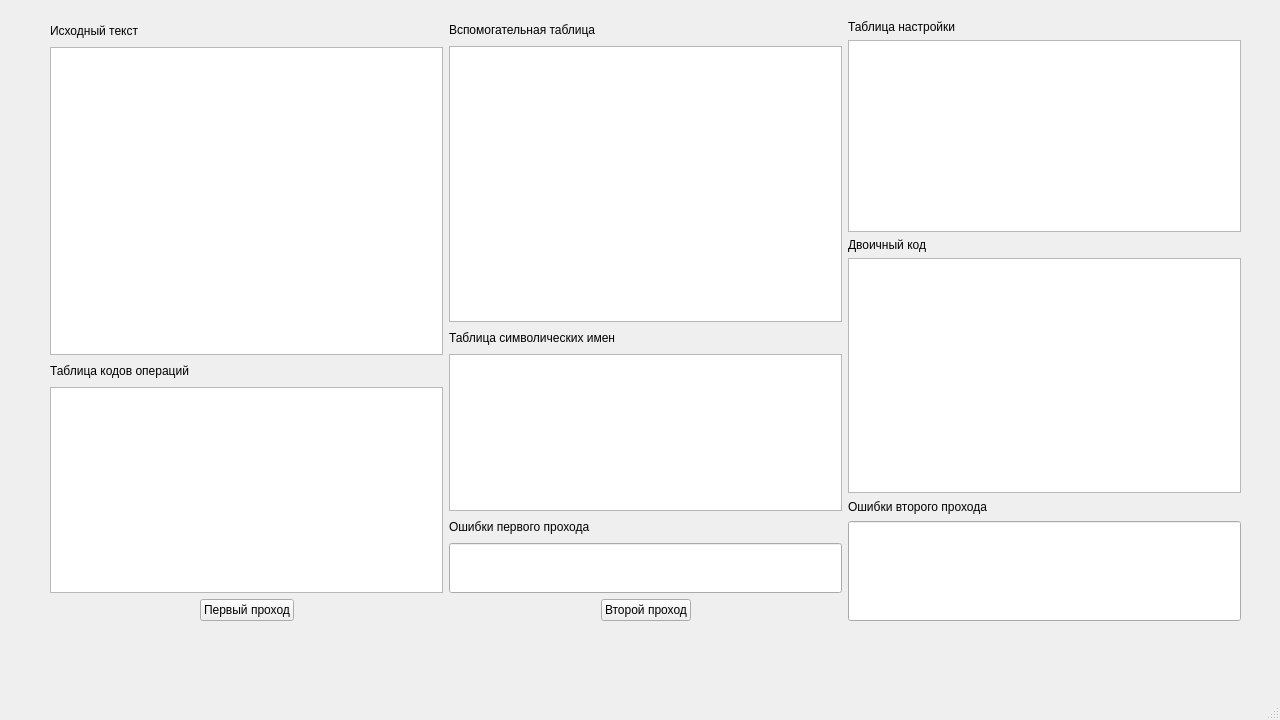
<?xml version="1.0" encoding="UTF-8"?>
<ui version="4.0">
 <class>ApplicationUi</class>
 <widget class="QMainWindow" name="ApplicationUi">
  <property name="geometry">
   <rect>
    <x>0</x>
    <y>0</y>
    <width>1280</width>
    <height>720</height>
   </rect>
  </property>
  <property name="windowTitle">
   <string>MainWindow</string>
  </property>
  <widget class="QWidget" name="centralwidget">
   <widget class="QWidget" name="horizontalLayoutWidget">
    <property name="geometry">
     <rect>
      <x>50</x>
      <y>20</y>
      <width>1191</width>
      <height>601</height>
     </rect>
    </property>
    <layout class="QHBoxLayout" name="horizontalLayout">
     <item>
      <layout class="QVBoxLayout" name="verticalLayout" stretch="1,15,1,10,1">
       <item>
        <widget class="QLabel" name="label">
         <property name="text">
          <string>Исходный текст</string>
         </property>
        </widget>
       </item>
       <item>
        <widget class="QTableWidget" name="sourceCodeTable">
         <property name="verticalScrollBarPolicy">
          <enum>Qt::ScrollBarAlwaysOff</enum>
         </property>
         <property name="horizontalScrollBarPolicy">
          <enum>Qt::ScrollBarAlwaysOff</enum>
         </property>
         <property name="showGrid">
          <bool>true</bool>
         </property>
         <property name="rowCount">
          <number>0</number>
         </property>
         <property name="columnCount">
          <number>4</number>
         </property>
         <attribute name="horizontalHeaderVisible">
          <bool>false</bool>
         </attribute>
         <attribute name="horizontalHeaderMinimumSectionSize">
          <number>0</number>
         </attribute>
         <attribute name="horizontalHeaderDefaultSectionSize">
          <number>97</number>
         </attribute>
         <attribute name="horizontalHeaderHighlightSections">
          <bool>true</bool>
         </attribute>
         <attribute name="verticalHeaderVisible">
          <bool>false</bool>
         </attribute>
         <attribute name="verticalHeaderMinimumSectionSize">
          <number>0</number>
         </attribute>
         <attribute name="verticalHeaderDefaultSectionSize">
          <number>20</number>
         </attribute>
         <column/>
         <column/>
         <column/>
         <column/>
        </widget>
       </item>
       <item>
        <widget class="QLabel" name="label_2">
         <property name="text">
          <string>Таблица кодов операций</string>
         </property>
        </widget>
       </item>
       <item>
        <widget class="QTableWidget" name="codeOperationTable">
         <property name="verticalScrollBarPolicy">
          <enum>Qt::ScrollBarAlwaysOff</enum>
         </property>
         <property name="horizontalScrollBarPolicy">
          <enum>Qt::ScrollBarAlwaysOff</enum>
         </property>
         <property name="rowCount">
          <number>0</number>
         </property>
         <property name="columnCount">
          <number>3</number>
         </property>
         <attribute name="horizontalHeaderVisible">
          <bool>false</bool>
         </attribute>
         <attribute name="horizontalHeaderDefaultSectionSize">
          <number>130</number>
         </attribute>
         <attribute name="verticalHeaderVisible">
          <bool>false</bool>
         </attribute>
         <attribute name="verticalHeaderDefaultSectionSize">
          <number>20</number>
         </attribute>
         <column/>
         <column/>
         <column/>
        </widget>
       </item>
       <item>
        <layout class="QHBoxLayout" name="horizontalLayout_3">
         <item>
          <spacer name="horizontalSpacer">
           <property name="orientation">
            <enum>Qt::Horizontal</enum>
           </property>
           <property name="sizeHint" stdset="0">
            <size>
             <width>40</width>
             <height>20</height>
            </size>
           </property>
          </spacer>
         </item>
         <item>
          <widget class="QPushButton" name="firstPassButton">
           <property name="text">
            <string>Первый проход</string>
           </property>
          </widget>
         </item>
         <item>
          <spacer name="horizontalSpacer_2">
           <property name="orientation">
            <enum>Qt::Horizontal</enum>
           </property>
           <property name="sizeHint" stdset="0">
            <size>
             <width>40</width>
             <height>20</height>
            </size>
           </property>
          </spacer>
         </item>
        </layout>
       </item>
      </layout>
     </item>
     <item>
      <layout class="QVBoxLayout" name="verticalLayout_2" stretch="1,14,1,8,1,3,1">
       <item>
        <widget class="QLabel" name="label_3">
         <property name="text">
          <string>Вспомогательная таблица</string>
         </property>
        </widget>
       </item>
       <item>
        <widget class="QTableWidget" name="helperTable">
         <property name="verticalScrollBarPolicy">
          <enum>Qt::ScrollBarAlwaysOff</enum>
         </property>
         <property name="horizontalScrollBarPolicy">
          <enum>Qt::ScrollBarAlwaysOff</enum>
         </property>
         <property name="editTriggers">
          <set>QAbstractItemView::NoEditTriggers</set>
         </property>
         <property name="rowCount">
          <number>0</number>
         </property>
         <property name="columnCount">
          <number>4</number>
         </property>
         <attribute name="horizontalHeaderVisible">
          <bool>false</bool>
         </attribute>
         <attribute name="verticalHeaderVisible">
          <bool>false</bool>
         </attribute>
         <attribute name="verticalHeaderDefaultSectionSize">
          <number>20</number>
         </attribute>
         <column/>
         <column/>
         <column/>
         <column/>
        </widget>
       </item>
       <item>
        <widget class="QLabel" name="label_4">
         <property name="text">
          <string>Таблица символических имен</string>
         </property>
        </widget>
       </item>
       <item>
        <widget class="QTableWidget" name="symbolicNamesTable">
         <property name="verticalScrollBarPolicy">
          <enum>Qt::ScrollBarAlwaysOff</enum>
         </property>
         <property name="horizontalScrollBarPolicy">
          <enum>Qt::ScrollBarAlwaysOff</enum>
         </property>
         <property name="editTriggers">
          <set>QAbstractItemView::NoEditTriggers</set>
         </property>
         <property name="columnCount">
          <number>2</number>
         </property>
         <attribute name="horizontalHeaderVisible">
          <bool>false</bool>
         </attribute>
         <attribute name="verticalHeaderVisible">
          <bool>false</bool>
         </attribute>
         <attribute name="verticalHeaderDefaultSectionSize">
          <number>20</number>
         </attribute>
         <column/>
         <column/>
        </widget>
       </item>
       <item>
        <widget class="QLabel" name="label_5">
         <property name="text">
          <string>Ошибки первого прохода</string>
         </property>
        </widget>
       </item>
       <item>
        <widget class="QLineEdit" name="firstPassageErrors">
         <property name="minimumSize">
          <size>
           <width>0</width>
           <height>50</height>
          </size>
         </property>
         <property name="readOnly">
          <bool>true</bool>
         </property>
        </widget>
       </item>
       <item>
        <layout class="QHBoxLayout" name="horizontalLayout_4">
         <item>
          <spacer name="horizontalSpacer_3">
           <property name="orientation">
            <enum>Qt::Horizontal</enum>
           </property>
           <property name="sizeHint" stdset="0">
            <size>
             <width>40</width>
             <height>20</height>
            </size>
           </property>
          </spacer>
         </item>
         <item>
          <widget class="QPushButton" name="secondPassButton">
           <property name="text">
            <string>Второй проход</string>
           </property>
          </widget>
         </item>
         <item>
          <spacer name="horizontalSpacer_4">
           <property name="orientation">
            <enum>Qt::Horizontal</enum>
           </property>
           <property name="sizeHint" stdset="0">
            <size>
             <width>40</width>
             <height>20</height>
            </size>
           </property>
          </spacer>
         </item>
        </layout>
       </item>
      </layout>
     </item>
     <item>
      <layout class="QVBoxLayout" name="verticalLayout_3" stretch="0,0,0,15,1,8">
       <item>
        <widget class="QLabel" name="label_7">
         <property name="text">
          <string>Таблица настройки</string>
         </property>
        </widget>
       </item>
       <item>
        <widget class="QTableWidget" name="setupTable">
         <property name="editTriggers">
          <set>QAbstractItemView::NoEditTriggers</set>
         </property>
         <property name="columnCount">
          <number>1</number>
         </property>
         <attribute name="horizontalHeaderVisible">
          <bool>false</bool>
         </attribute>
         <attribute name="verticalHeaderVisible">
          <bool>false</bool>
         </attribute>
         <column/>
        </widget>
       </item>
       <item>
        <widget class="QLabel" name="label_6">
         <property name="text">
          <string>Двоичный код</string>
         </property>
        </widget>
       </item>
       <item>
        <widget class="QTableWidget" name="binaryCode">
         <property name="verticalScrollBarPolicy">
          <enum>Qt::ScrollBarAlwaysOff</enum>
         </property>
         <property name="horizontalScrollBarPolicy">
          <enum>Qt::ScrollBarAlwaysOff</enum>
         </property>
         <property name="editTriggers">
          <set>QAbstractItemView::NoEditTriggers</set>
         </property>
         <property name="showGrid">
          <bool>false</bool>
         </property>
         <property name="rowCount">
          <number>0</number>
         </property>
         <property name="columnCount">
          <number>1</number>
         </property>
         <attribute name="horizontalHeaderVisible">
          <bool>false</bool>
         </attribute>
         <attribute name="horizontalHeaderDefaultSectionSize">
          <number>390</number>
         </attribute>
         <attribute name="horizontalHeaderHighlightSections">
          <bool>true</bool>
         </attribute>
         <attribute name="verticalHeaderVisible">
          <bool>false</bool>
         </attribute>
         <attribute name="verticalHeaderDefaultSectionSize">
          <number>20</number>
         </attribute>
         <column/>
        </widget>
       </item>
       <item>
        <widget class="QLabel" name="label_8">
         <property name="text">
          <string>Ошибки второго прохода</string>
         </property>
        </widget>
       </item>
       <item>
        <widget class="QLineEdit" name="secondPassageErrors">
         <property name="minimumSize">
          <size>
           <width>0</width>
           <height>100</height>
          </size>
         </property>
         <property name="readOnly">
          <bool>true</bool>
         </property>
        </widget>
       </item>
      </layout>
     </item>
    </layout>
   </widget>
  </widget>
  <widget class="QMenuBar" name="menubar">
   <property name="geometry">
    <rect>
     <x>0</x>
     <y>0</y>
     <width>1280</width>
     <height>21</height>
    </rect>
   </property>
  </widget>
  <widget class="QStatusBar" name="statusbar"/>
 </widget>
 <resources/>
 <connections/>
</ui>
